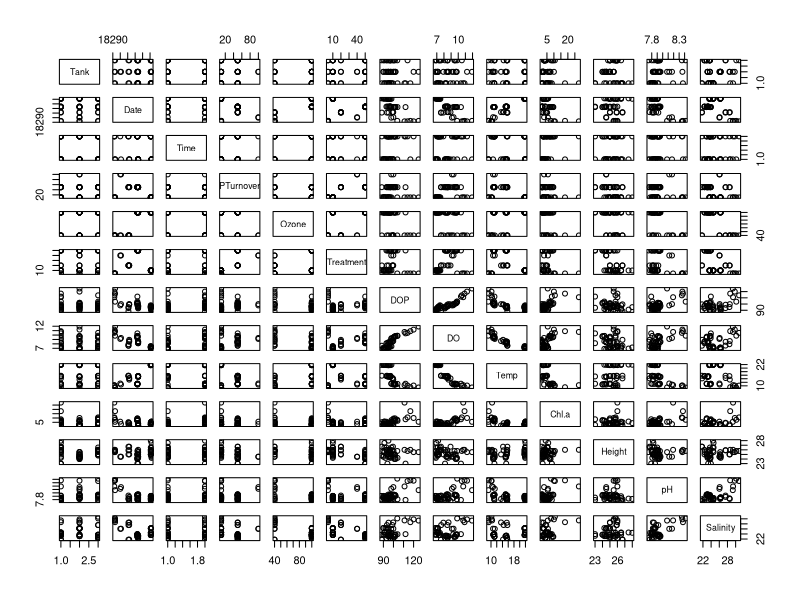

This chart was generated by the following R code: (Note: this script raises an error after producing the figure.)
## ---- chunk 1
# setup the R enviornment for kniting markdown doc properly
library(knitr)
opts_knit$set(root.dir='../')
## ---- chunk 2
chlwq <- read.csv("./Data/ChlaWQReplicateAcuteData1.csv")
## ---- chunk 3
library(lubridate)
class(chlwq$Date)
chlwq$Date <- mdy(chlwq$Date)
## ---- chunk 4
plot(chlwq)
## ---- chunk 5
panel.cor <- function(x, y, digits = 2, prefix = '', cex.cor = 3, ...)
  usr <- par("usr"); on.exit(par(usr))
  par(usr = c(0, 1 , 0, 1))
  r <- abs(cor(x, y))
  txt <- format(c(r, 0.123456789), digits = digits)[1]
  txt <- paste0(prefix, txt)
  if(missing(cex.cor))
    cex.cor <- 0.8/strwidth(txt)
